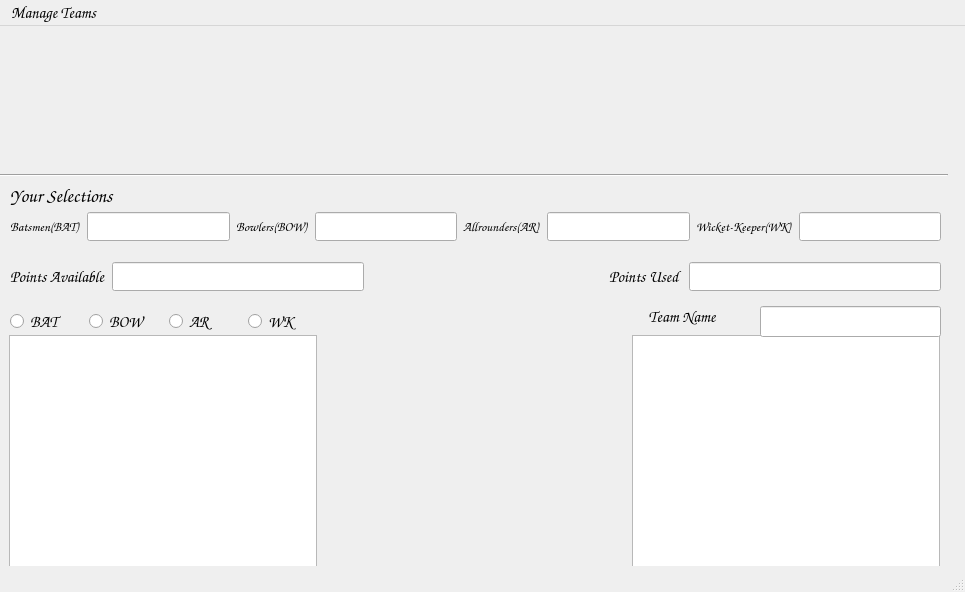
<?xml version="1.0" encoding="UTF-8"?>
<ui version="4.0">
 <class>MainWindow</class>
 <widget class="QMainWindow" name="MainWindow">
  <property name="geometry">
   <rect>
    <x>0</x>
    <y>0</y>
    <width>965</width>
    <height>592</height>
   </rect>
  </property>
  <property name="font">
   <font>
    <family>Comic Sans MS</family>
    <pointsize>12</pointsize>
   </font>
  </property>
  <property name="windowTitle">
   <string>MainWindow</string>
  </property>
  <property name="autoFillBackground">
   <bool>false</bool>
  </property>
  <widget class="QWidget" name="centralwidget">
   <widget class="QWidget" name="horizontalLayoutWidget">
    <property name="geometry">
     <rect>
      <x>10</x>
      <y>10</y>
      <width>921</width>
      <height>131</height>
     </rect>
    </property>
    <layout class="QHBoxLayout" name="horizontalLayout">
     <item>
      <widget class="QLabel" name="label">
       <property name="text">
        <string/>
       </property>
       <property name="pixmap">
        <pixmap>../../../../../Downloads/c1.jpg</pixmap>
       </property>
       <property name="alignment">
        <set>Qt::AlignCenter</set>
       </property>
      </widget>
     </item>
    </layout>
   </widget>
   <widget class="Line" name="line">
    <property name="geometry">
     <rect>
      <x>-3</x>
      <y>139</y>
      <width>951</width>
      <height>21</height>
     </rect>
    </property>
    <property name="font">
     <font>
      <pointsize>12</pointsize>
     </font>
    </property>
    <property name="orientation">
     <enum>Qt::Horizontal</enum>
    </property>
   </widget>
   <widget class="QLabel" name="label_2">
    <property name="geometry">
     <rect>
      <x>10</x>
      <y>160</y>
      <width>161</width>
      <height>20</height>
     </rect>
    </property>
    <property name="font">
     <font>
      <pointsize>14</pointsize>
      <weight>75</weight>
      <italic>true</italic>
      <bold>true</bold>
     </font>
    </property>
    <property name="text">
     <string>Your Selections</string>
    </property>
   </widget>
   <widget class="QWidget" name="horizontalLayoutWidget_2">
    <property name="geometry">
     <rect>
      <x>10</x>
      <y>180</y>
      <width>931</width>
      <height>41</height>
     </rect>
    </property>
    <layout class="QHBoxLayout" name="horizontalLayout_2">
     <item>
      <widget class="QLabel" name="label_3">
       <property name="font">
        <font>
         <pointsize>10</pointsize>
        </font>
       </property>
       <property name="text">
        <string>Batsmen(BAT)</string>
       </property>
      </widget>
     </item>
     <item>
      <widget class="QLineEdit" name="t1"/>
     </item>
     <item>
      <widget class="QLabel" name="label_4">
       <property name="font">
        <font>
         <pointsize>10</pointsize>
        </font>
       </property>
       <property name="text">
        <string>Bowlers(BOW)</string>
       </property>
      </widget>
     </item>
     <item>
      <widget class="QLineEdit" name="t2">
       <property name="text">
        <string/>
       </property>
      </widget>
     </item>
     <item>
      <widget class="QLabel" name="label_5">
       <property name="font">
        <font>
         <pointsize>10</pointsize>
        </font>
       </property>
       <property name="text">
        <string>Allrounders(AR)</string>
       </property>
      </widget>
     </item>
     <item>
      <widget class="QLineEdit" name="t3">
       <property name="text">
        <string/>
       </property>
      </widget>
     </item>
     <item>
      <widget class="QLabel" name="label_6">
       <property name="font">
        <font>
         <pointsize>10</pointsize>
        </font>
       </property>
       <property name="text">
        <string>Wicket-Keeper(WK)</string>
       </property>
      </widget>
     </item>
     <item>
      <widget class="QLineEdit" name="t4"/>
     </item>
    </layout>
   </widget>
   <widget class="QWidget" name="horizontalLayoutWidget_3">
    <property name="geometry">
     <rect>
      <x>10</x>
      <y>230</y>
      <width>931</width>
      <height>41</height>
     </rect>
    </property>
    <layout class="QHBoxLayout" name="horizontalLayout_3">
     <item>
      <widget class="QLabel" name="label_7">
       <property name="text">
        <string>Points Available</string>
       </property>
      </widget>
     </item>
     <item>
      <widget class="QLineEdit" name="t5"/>
     </item>
     <item>
      <widget class="QLabel" name="label_8">
       <property name="text">
        <string>                                                                    Points Used</string>
       </property>
      </widget>
     </item>
     <item>
      <widget class="QLineEdit" name="t6"/>
     </item>
    </layout>
   </widget>
   <widget class="QWidget" name="horizontalLayoutWidget_4">
    <property name="geometry">
     <rect>
      <x>10</x>
      <y>280</y>
      <width>311</width>
      <height>31</height>
     </rect>
    </property>
    <layout class="QHBoxLayout" name="horizontalLayout_4">
     <item>
      <widget class="QRadioButton" name="rbtn1">
       <property name="text">
        <string>BAT</string>
       </property>
      </widget>
     </item>
     <item>
      <widget class="QRadioButton" name="rbtn2">
       <property name="text">
        <string>BOW</string>
       </property>
      </widget>
     </item>
     <item>
      <widget class="QRadioButton" name="rbtn3">
       <property name="text">
        <string>AR</string>
       </property>
      </widget>
     </item>
     <item>
      <widget class="QRadioButton" name="rbtn4">
       <property name="text">
        <string>WK</string>
       </property>
      </widget>
     </item>
    </layout>
   </widget>
   <widget class="QWidget" name="horizontalLayoutWidget_5">
    <property name="geometry">
     <rect>
      <x>9</x>
      <y>309</y>
      <width>931</width>
      <height>291</height>
     </rect>
    </property>
    <layout class="QHBoxLayout" name="horizontalLayout_5">
     <item>
      <widget class="QListWidget" name="list1"/>
     </item>
     <item>
      <spacer name="horizontalSpacer_4">
       <property name="orientation">
        <enum>Qt::Horizontal</enum>
       </property>
       <property name="sizeHint" stdset="0">
        <size>
         <width>40</width>
         <height>20</height>
        </size>
       </property>
      </spacer>
     </item>
     <item>
      <widget class="QListWidget" name="list2"/>
     </item>
    </layout>
   </widget>
   <widget class="QLabel" name="label_9">
    <property name="geometry">
     <rect>
      <x>610</x>
      <y>280</y>
      <width>151</width>
      <height>20</height>
     </rect>
    </property>
    <property name="text">
     <string>           Team Name</string>
    </property>
   </widget>
   <widget class="QLineEdit" name="t7">
    <property name="geometry">
     <rect>
      <x>760</x>
      <y>280</y>
      <width>181</width>
      <height>31</height>
     </rect>
    </property>
   </widget>
  </widget>
  <widget class="QMenuBar" name="menubar">
   <property name="geometry">
    <rect>
     <x>0</x>
     <y>0</y>
     <width>965</width>
     <height>29</height>
    </rect>
   </property>
   <widget class="QMenu" name="menuManage_Teams">
    <property name="title">
     <string>Manage Teams</string>
    </property>
    <addaction name="actionNEW_TEAM"/>
    <addaction name="actionOPEN_TEAM"/>
    <addaction name="actionSAVE_TEAM"/>
    <addaction name="actionEVALUATE_TEAM"/>
    <addaction name="actionEXIT"/>
   </widget>
   <addaction name="menuManage_Teams"/>
  </widget>
  <widget class="QStatusBar" name="statusbar"/>
  <action name="actionNEW_TEAM">
   <property name="text">
    <string>NEW TEAM</string>
   </property>
   <property name="font">
    <font>
     <family>Comic Sans MS</family>
     <pointsize>12</pointsize>
    </font>
   </property>
  </action>
  <action name="actionOPEN_TEAM">
   <property name="text">
    <string>OPEN TEAM</string>
   </property>
   <property name="font">
    <font>
     <family>Comic Sans MS</family>
     <pointsize>12</pointsize>
    </font>
   </property>
  </action>
  <action name="actionSAVE_TEAM">
   <property name="text">
    <string>SAVE TEAM</string>
   </property>
   <property name="font">
    <font>
     <family>Comic Sans MS</family>
     <pointsize>12</pointsize>
    </font>
   </property>
  </action>
  <action name="actionEVALUATE_TEAM">
   <property name="text">
    <string>EVALUATE TEAM</string>
   </property>
   <property name="font">
    <font>
     <family>Comic Sans MS</family>
     <pointsize>12</pointsize>
    </font>
   </property>
  </action>
  <action name="actionEXIT">
   <property name="text">
    <string>EXIT</string>
   </property>
   <property name="font">
    <font>
     <family>Comic Sans MS</family>
     <pointsize>12</pointsize>
    </font>
   </property>
  </action>
 </widget>
 <resources/>
 <connections/>
</ui>
